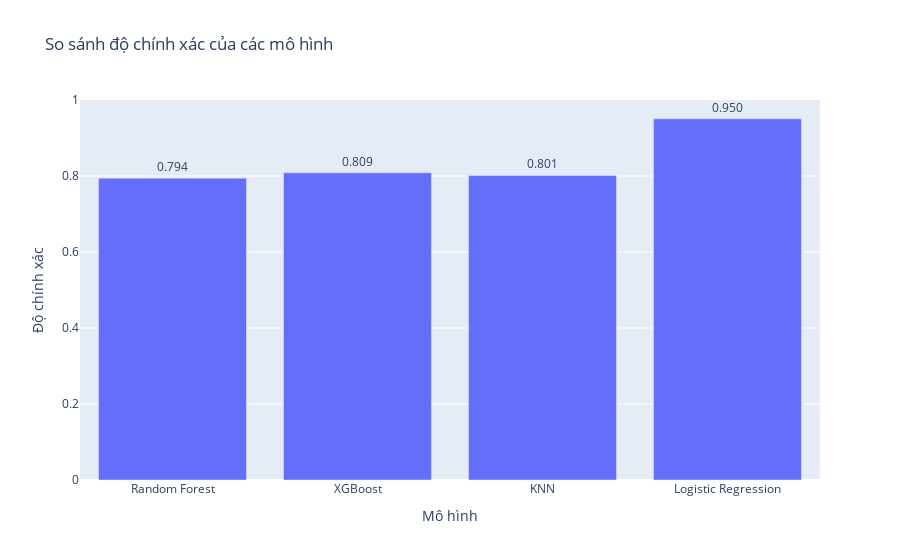

The notebook cell saved with this chart:
### Markdown cell above
#### 3.1 Đánh giá 4 mô hình

### Code cell
models = ['Random Forest', 'XGBoost', 'KNN', 'Logistic Regression']
    
accuracies = [
    best_rf.score(x_test, y_test),
    best_xgb.score(x_test, y_test),
    acc_knn,
    acc_lr,
]

df_acc = pd.DataFrame({'Model': models, 'Accuracy': accuracies})

fig = px.bar(
    df_acc,
    x='Model',
    y='Accuracy',
    text=df_acc['Accuracy'].map(lambda v: f'{v:.3f}'),
    title="So sánh độ chính xác của các mô hình",
    range_y=[0, 1],
)
fig.update_traces(textposition='outside')
fig.update_layout(yaxis_title="Độ chính xác", xaxis_title="Mô hình")
fig.show()

### Figure 1 — Plotly figure (JSON) as saved in the notebook; plotly's stock layout.template omitted (floating-point values rounded to 4 significant figures)
{"data": [{"hovertemplate": "Model=%{x}<br>Accuracy=%{y}<br>text=%{text}<extra></extra>", "legendgroup": "", "marker": {"color": "#636efa", "pattern": {"shape": ""}}, "name": "", "orientation": "v", "showlegend": false, "text": ["0.794", "0.809", "0.801", "0.950"], "textposition": "outside", "type": "bar", "x": ["Random Forest", "XGBoost", "KNN", "Logistic Regression"], "xaxis": "x", "y": [0.7943, 0.8085, 0.8014, 0.9504], "yaxis": "y"}], "layout": {"barmode": "relative", "legend": {"tracegroupgap": 0}, "title": {"text": "So sánh độ chính xác của các mô hình"}, "xaxis": {"anchor": "y", "domain": [0, 1], "title": {"text": "Mô hình"}}, "yaxis": {"anchor": "x", "domain": [0, 1], "range": [0, 1], "title": {"text": "Độ chính xác"}}}}
